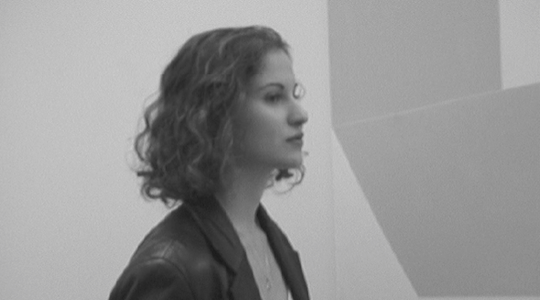
//> input picture CA03__Q1__Image__01.png, 540 x 300 px
$ ./Q1   (built with g++ and OpenCV 4)
//> lines starting //> are read from the running program, lines starting //| are printed output that depends on the picture
#include <iostream>
#include <opencv2/opencv.hpp>
#include <opencv2/highgui.hpp>
#include <sys/time.h>
#include "x86intrin.h"


using namespace cv;
using namespace std;
using namespace std::chrono;

int main( )
{

    cout << "Arman Rostami 810196609" << endl;
    cout << "Mohammad Saber Ebrahim Nejad 810196400" << endl << endl;

    struct timeval serial_start, serial_stop, parallel_start, parallel_stop;

	cv::Mat in_img_1 = cv::imread("CA03__Q1__Image__01.png", IMREAD_GRAYSCALE);
//> in_img_1: 300 rows x 540 cols, CV_8UC1; min 26, max 204, mean 150.1
	cv::Mat in_img_2 = cv::imread("CA03__Q1__Image__02.png", IMREAD_GRAYSCALE);
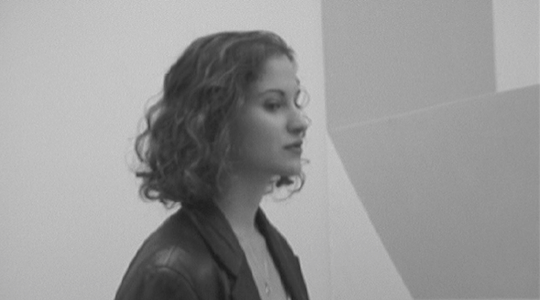
//> input picture CA03__Q1__Image__02.png, 540 x 300 px
//> in_img_2: 300 rows x 540 cols, CV_8UC1; min 25, max 206, mean 150.9

	unsigned int NCOLS = in_img_1.cols;
//> NCOLS = 540
	unsigned int NROWS = in_img_1.rows;
//> NROWS = 300

	cv::Mat out_img_1  (NROWS, NCOLS, CV_8U);
	cv::Mat out_img_2 (NROWS, NCOLS, CV_8U);

	unsigned char *in_image_1, *in_image_2, *out_image;

	in_image_1 = (unsigned char *) in_img_1.data;
    in_image_2 = (unsigned char *) in_img_2.data;
	out_image = (unsigned char *) out_img_1.data;

    gettimeofday(&serial_start, NULL);
	for (int row = 0; row < NROWS; row++)
		for (int col = 0; col < NCOLS; col++)
			*(out_image + row * NCOLS + col) = abs(*(in_image_1 + row * NCOLS + col) - *(in_image_2 + row * NCOLS + col));
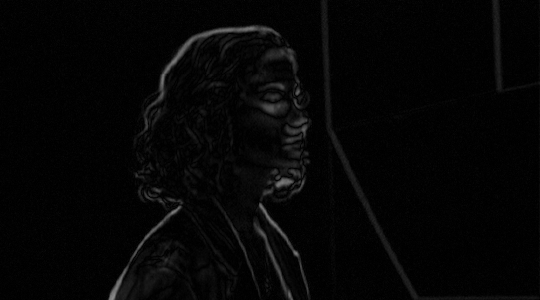
//> out_img_1: 300 rows x 540 cols, CV_8UC1; min 0, max 140, mean 5.3
    gettimeofday(&serial_stop, NULL);


	__m128i *image_1_src, *image_2_src, *pRes;
	__m128i m1, m2, m3;

	image_1_src = (__m128i *) in_img_1.data;
    image_2_src = (__m128i *) in_img_2.data;
	pRes = (__m128i *) out_img_2.data;

    gettimeofday(&parallel_start, NULL);
    for (int i = 0; i < NROWS; i++)
		for (int j = 0; j < NCOLS / 16; j++)
		{
			m1 = _mm_loadu_si128(image_1_src + i * NCOLS/16 + j) ;
			m2 = _mm_loadu_si128(image_2_src + i * NCOLS/16 + j) ;
			m3 = _mm_sub_epi8 (m1, m2);
            m3 = _mm_abs_epi8(m3);
			_mm_storeu_si128 (pRes + i * NCOLS/16 + j, m3);
		}
    gettimeofday(&parallel_stop, NULL);


    long serial_micros = serial_stop.tv_usec - serial_start.tv_usec;
    long parallel_micros = parallel_stop.tv_usec - parallel_start.tv_usec;
    float speedup = (float)serial_micros / parallel_micros;

    cout << "Parallel: " << serial_micros << "us" << endl;
    cout << "Parallel: " << parallel_micros << "us" << endl;
    cout << "Speedup: " << speedup << endl;


	cv::namedWindow( "serial output", cv::WINDOW_AUTOSIZE );
	cv::imshow( "serial output", out_img_1 );
	cv::namedWindow( "parallel output", cv::WINDOW_AUTOSIZE );
	cv::imshow( "parallel output", out_img_2 );

	waitKey(0);

    return 0;
}
